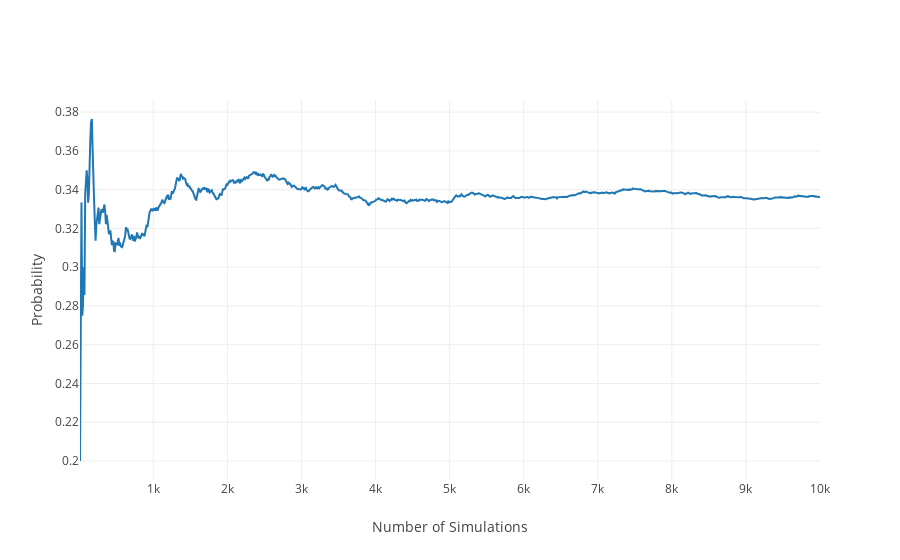

The notebook cell this image was saved under:
### Markdown cell above
For two events, the probability that at least one occurs is given by:
## P(A or B) = P(A) + P(B) - P(A and B)
For our dice example, we can see that:<br>
P(A4 or A3) = P(A4) + P(A3) - P(A4 and A3)<br>
P(A4 or A3) = 1/6 + 1/6 - 0<br>
P(A4 or A3) = 2/6 = 1/3 = 0.33

### Code cell
dice_rolls = np.arange(1,7)
count_hits = 0
x_data = []
y_data = []

for num_simulations in range(1, 10001):
    roll = np.random.choice(dice_rolls)
    if (roll == 4) | (roll == 3) :
        count_hits += 1
    if (num_simulations % 10) == 0:
        y_data.append(float(count_hits) / float(num_simulations))
        x_data.append(num_simulations)

# Plot the figure
fig = plot_probs(x_data, y_data)
iplot(fig)

### Figure 1 — Plotly figure (JSON) as saved in the notebook; plotly's stock layout.template omitted (floating-point values rounded to 4 significant figures; data arrays with more than 128 entries replaced by an {"elided": "..."} marker saying what was removed)
{"data": [{"type": "scatter", "x": {"elided": "1000 int values"}, "y": {"elided": "1000 float values"}}], "layout": {"xaxis": {"title": "Number of Simulations"}, "yaxis": {"title": "Probability"}}}
